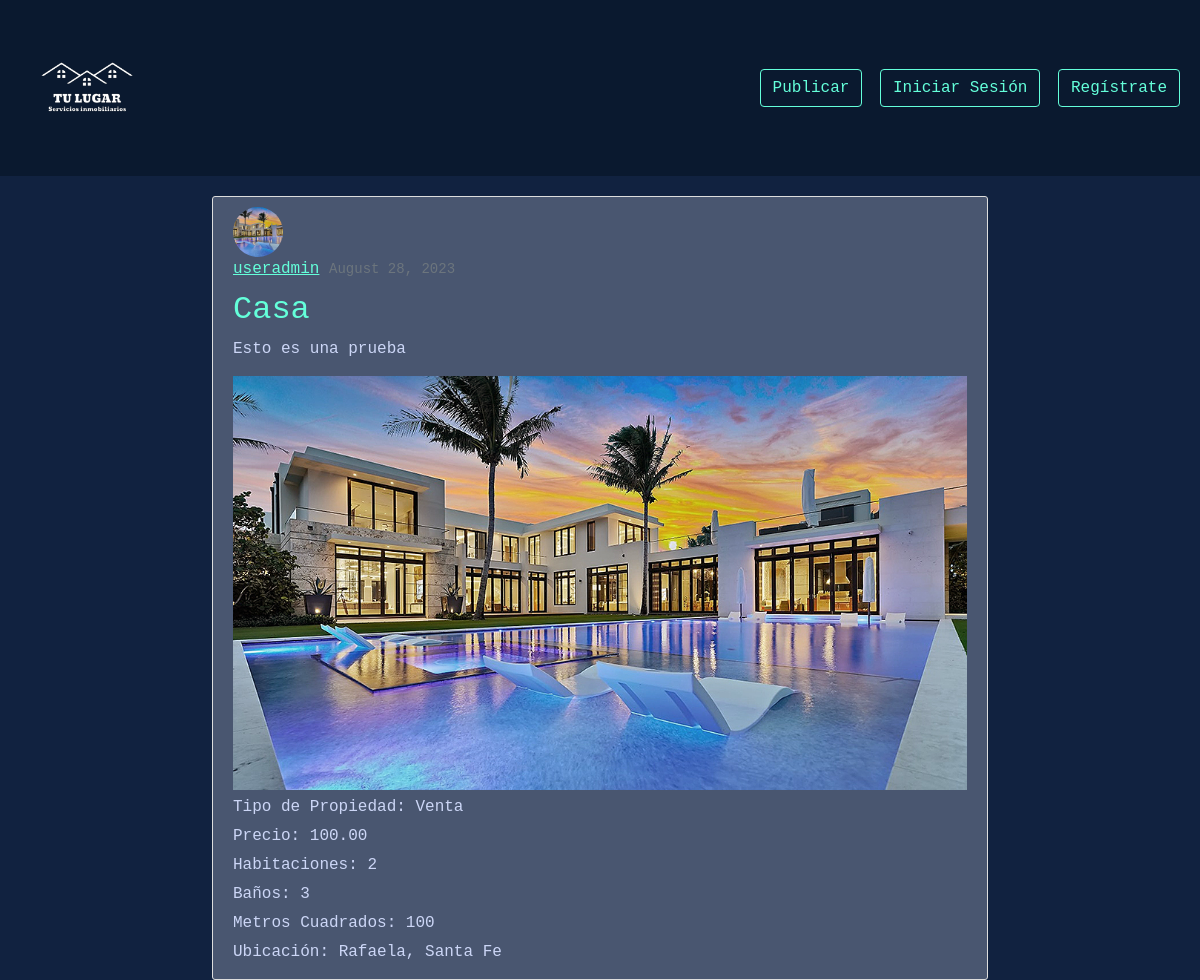
The page / on the database its author committed.
### sitio/models.py (models this page shows, shortened)
class Publicacion(models.Model):
    TIPO_OPERACION = (
        ('venta', 'Venta'),
        ('alquiler', 'Alquiler'),
    )
    titulo = models.CharField(max_length=200)
    descripcion = models.TextField()
    tipo_propiedad = models.CharField(default='venta',max_length=10, choices=TIPO_OPERACION)
    precio = models.DecimalField(default=0, max_digits=10, decimal_places=2)
    habitaciones = models.PositiveIntegerField(default=1)
    banos = models.PositiveIntegerField(default=1)
    metros_cuadrados = models.PositiveIntegerField(default=1)
    ubicacion = models.CharField(default='', max_length=200)
    imagen_principal = models.ImageField(default='propiedad_default.jpg', upload_to='propiedades/')
    fecha_creacion = models.DateTimeField(default=timezone.now)
    fecha_actualizado = models.DateTimeField(auto_now=True)
    autor = models.ForeignKey(User, on_delete=models.CASCADE)

class Profile(models.Model):
    user = models.OneToOneField(User, on_delete=models.CASCADE)
    image = models.ImageField(default='default.jpg', upload_to='profile_pics')

### sitio/views.py (the view)
# urls.py: path('', PublicacionListView.as_view(), name = 'home'),
class PublicacionListView(ListView):
    model = Publicacion
    template_name = 'sitio/home.html'
    context_object_name = 'publicaciones'
    ordering = ['-fecha_actualizado']

### sitio/templates/sitio/home.html (shortened to what this page needs)
{% extends "base.html" %}
{% block content %}
{% include "nav.html" %}
<div class="container">
  {% for publicacion in publicaciones %}
    <article class="media content-section">
      <img class="rounded-circle article-img" src="{{ publicacion.autor.profile.image.url }}">
      <div class="media-body">
        <div class="article-metadata">
          <a class="mr-2" href="#">{{ publicacion.autor }}</a>
          <small class="text-muted">{{ publicacion.fecha_creacion|date:"F d, Y" }}</small>
        </div>
        <h2><a class="article-title" href="{% url 'post-detail' publicacion.id %}">{{ publicacion.titulo }}</a></h2>
        <p class="article-content">{{ publicacion.descripcion }}</p>
        <img src="{{ publicacion.imagen_principal.url }}" alt="{{ publicacion.titulo }}" class="publicacion-image">
        <p>Tipo de Propiedad: {{ publicacion.get_tipo_propiedad_display }}</p>
        <p>Precio: {{ publicacion.precio }}</p>
        <p>Habitaciones: {{ publicacion.habitaciones }}</p>
        <p>Baños: {{ publicacion.banos }}</p>
        <p>Metros Cuadrados: {{ publicacion.metros_cuadrados }}</p>
        <p>Ubicación: {{ publicacion.ubicacion }}</p>
      </div>
    </article>
  {% endfor %}
</div>
{% endblock content %}

### sitio/templates/base.html (shortened to what this page needs)
{% load static %}
<!DOCTYPE html>
<html>
  <head>
    <link rel="stylesheet" href="{% static "fontawesome-free/css/all.min.css"
    %}">
    <link
      href="https://cdn.jsdelivr.net/npm/bootstrap@5.2.0/dist/css/bootstrap.min.css"
      rel="stylesheet"
    />
    <link rel="stylesheet" href="https://use.fontawesome.com/releases/v5.6.1/css/all.css">
    <link rel="stylesheet" href="{% static 'css/base.css' %}" />
  </head>
  {% block content %}
  {% endblock content %}
</html>

### sitio/templates/nav.html (shortened to what this page needs)
{% extends 'base.html' %}
{% load static %}
{% block content %}
<html>
  <head>
  </head>
    <nav class="navbar navbar-expand-lg">
        <div class="container-fluid">
            <a class="navbar-brand" href="/">
              <img src="{% static 'img/logo.png' %}" width="150" height="150">
            </a>
            <div class="collapse navbar-collapse" id="navbarSupportedContent">
              <form class="form-inline my-2 my-lg-0">
                {% if user.is_authenticated %}
                  <a href="{% url 'perfil' %}" class="btn btn-outline-success me-2">Perfil</a>
                  <a href="{% url 'logout' %}" class="btn btn-outline-success me-2">Cerrar sesión</a>
                {% else %}
                  <a href="{% url 'publicar' %}" class="btn btn-outline-success me-2">Publicar</a>
                  <a href="{% url 'login' %}" class="btn btn-outline-success me-2">Iniciar Sesión</a>
                  <a href="{% url 'register' %}" class="btn btn-outline-success me-2">Regístrate</a>
                {% endif %}
              </form>
            </div>
          </div>
    </nav>
</html>
{% endblock content %}

### sitio/static/css/base.css (style rules this page uses)
* { font-family: var(--font-mono); }
body, html { margin: 0; padding: 0; height: 100%; background: #112240 !important; }
nav { background-color: #0a192f; }
:root { --dark-navy: #020c1b; --navy: #0a192f; --light-navy: #112240; --lightest-navy: #233554; --navy-shadow: rgba(2, 12, 27, 0.7); --dark-slate: #495670; --slate: #8892b0; --light-slate: #a8b2d1; --lightest-slate: #ccd6f6; --white: #e6f1ff; --green: #64ffda; --green-tint: rgba(100, 255, 218, 0.1); --pink: #f57dff; --blue: #57cbff; --font-sans: "Calibre", "Inter", "San Francisco", "SF Pro Text", -apple-system, system-ui, sans-serif; --font-mono: "SF Mono", "Fira Code", "Fira Mono", "Roboto Mono", monospace; --transition: all 0.25s cubic-bezier(0.645, 0.045, 0.355, 1); }
.btn { background: transparent; color: #64ffda; transition: var(--transition); border: 1px solid #64ffda; border-radius: 4px; cursor: pointer; text-decoration: none; }
.content-section { background: #ffffff; padding: 10px 20px; border: 1px solid #dddddd; border-radius: 3px; margin-bottom: 20px; }
a { color: var(--green); }
.container { margin: 20px auto; max-width: 800px; }
.content-section { background: var(--dark-slate); padding: 10px 20px; border: 1px solid #dddddd; border-radius: 3px; margin-bottom: 20px; }
.article-img { width: 50px; height: 50px; border-radius: 50%; object-fit: cover; margin-right: 10px; }
.article-metadata { margin-bottom: 10px; color: var(--light-slate); }
.article-title { color: var(--green); text-decoration: none; transition: var(--transition); }
.article-content { color: var(--white); }
.media-body p { color: var(--lightest-slate); margin: 5px 0; }
.publicacion-image { max-width: 100%; margin-top: 10px; }

### rows shown on the page
Publicacion: autor.profile.image (picture), autor "useradmin", fecha_creacion "August 28, 2023", titulo "Casa", descripcion "Esto es una prueba", imagen_principal (picture), tipo_propiedad "Venta", precio "100.00", habitaciones "2", banos "3", metros_cuadrados "100", ubicacion "Rafaela, Santa Fe"
